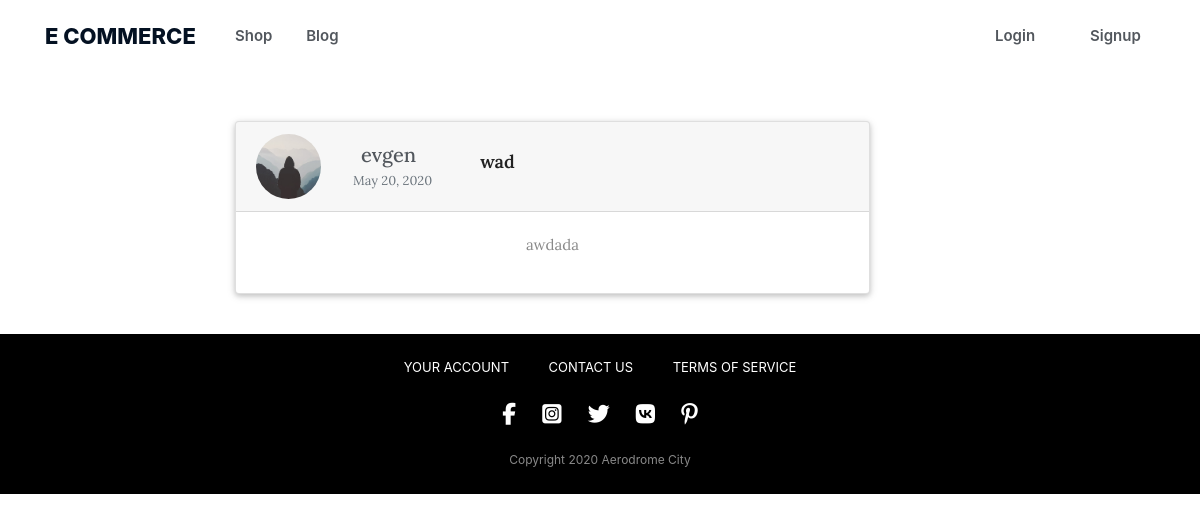
Screenshot of /blog/post/11/ with the database file from the repository.
### blog/models.py (models this page shows, shortened)
class Post(models.Model):
    title = models.CharField(max_length=150, db_index=True)
    slug = models.SlugField(max_length=150, unique=True)
    content = models.TextField(blank=True, db_index=True)
    date_posted = models.DateTimeField(default=timezone.now)
    author = models.ForeignKey(settings.AUTH_USER_MODEL, on_delete=models.CASCADE)
    def get_username_url(self):
        return reverse('user-posts', kwargs={'username': self.author.username})

### store/models.py (models this page shows, shortened)
class UserProfile(models.Model):
    user = models.OneToOneField(
        settings.AUTH_USER_MODEL, on_delete=models.CASCADE)
    stripe_customer_id = models.CharField(max_length=50, blank=True, null=True)
    one_click_purchasing = models.BooleanField(default=False)
    image = models.ImageField(default='default.jpg', upload_to='profile_pics')

### blog/views.py (the view)
# urls.py: path('post/<int:pk>/', PostDetailView.as_view(), name='post-detail'),
class PostDetailView(DetailView):
    model = Post
    template_name = 'blog/post_detail.html'

### blog/templates/blog/post_detail.html (shortened to what this page needs)
{% extends "blog/base.html" %}
{% load static %}
{% block content %}
    <div class="card gedf-card mt-5">
                <div class="card-header">
                    <div class="d-flex justify-content-between align-items-center">
                        <div class="d-flex justify-content-between align-items-center">
                            <div class="mr-2">
                                <img id="image-blog" class="rounded-circle article-img" src="{{ post.author.userprofile.image.url }}">
                            </div>
                            <div class="ml-2">
                                <div class="h5 m-0">
                                    <a class="mr-2 navigation__link" href="{{ post.get_username_url }}">
                                        {{ post.author }}
                                    </a>
                                </div>
                                <div class="h7 text-muted">
                                    <small class="text-muted">
                                        {{ post.date_posted|date:"F d, Y" }}
                                    </small>
                                </div>
                            </div>
                            <div class="ml-5">
                                    <h2 class="blog__title">
                                        {{ post.title }}
                                    </h2>
                            </div>
                        </div>
                    </div>
                </div>
                <div class="card-body ">
                        <p class="desc__blog">
                            {{ post.content }}
                        </p>
                </div>
            </div>
{% endblock content %}

### static/css/main_style.css (style rules this page uses)
.navigation__link { color: #52575D; text-decoration: none; margin-right: 30px }
.card { font-family: 'Lora', serif; text-align: center; margin-bottom: 40px; }
.blog__title { font-size: 18px; font-family: 'Lora', serif; color: rgb(34, 34, 34); line-height: 1.667; font-weight: 600; margin-bottom: 10px; }
.desc__blog { font-size: 15px; color: rgb(137, 137, 137); line-height: 1.667; text-align: center; }
.mt-5, .my-5 { margin-top: 3rem !important; }
.d-flex { display: flex !important; }
div { display: block; }
.card, .navbar, .pagination .page-item.active .page-link { box-shadow: 0 2px 5px 0 rgba(0, 0, 0, .16), 0 2px 10px 0 rgba(0, 0, 0, .12); }
img { vertical-align: middle; border-style: none; }
.card-body { flex: 1 1 auto; padding: 1.25rem; }
.article-img { height: 65px; width: 65px; margin-right: 16px; }

### rows the page displays
Post: author.userprofile.image (picture), author "evgen", date_posted "May 20, 2020", title "wad", content "awdada"
